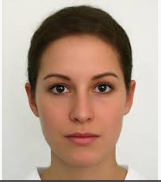
#> input picture data/face.PNG, 161 x 182 px, found by its file name
$ python eye_mouth_nose.py
#> lines starting #> are read from the running program, lines starting #| are printed output that depends on the picture; after the words box and inside, x2 and y2 are one past the last pixel; in counts of white or black regions, pixels touching at a corner belong together
import cv2
import numpy as np
import pafy

nose_cascade = cv2.CascadeClassifier('cascade_files/haarcascade_mcs_nose.xml')
face_cascade = cv2.CascadeClassifier('cascade_files/haarcascade_frontalface_alt.xml')
eye_cascade = cv2.CascadeClassifier('cascade_files/haarcascade_eye.xml')
mouth_cascade = cv2.CascadeClassifier('cascade_files/haarcascade_mcs_mouth.xml')

if mouth_cascade.empty():
	raise IOError('Unable to load the mouth cascade classifier xml file')
if face_cascade.empty():
	raise IOError('Unable to load the face cascade classifier xml file')
if eye_cascade.empty():
	raise IOError('Unable to load the eye cascade classifier xml file')
if nose_cascade.empty():
	raise IOError('Unable to load the nose cascade classifier xml file')

ds_factor = 1.5
src1 = cv2.imread('./data/face.png')
#> src1 is the input picture: shape (182, 161, 3); mean B, G, R 142.7, 158.2, 181.8
cv2.imshow('Face Detector', src1)
frame=src1

#frame = cv2.resize(frame, None, fx=ds_factor, fy=ds_factor, interpolation=cv2.INTER_AREA)
gray = cv2.cvtColor(frame, cv2.COLOR_BGR2GRAY)
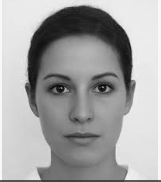
#> gray: shape (182, 161); min 6, max 248, mean 163.5
faces = face_cascade.detectMultiScale(gray, 1.3, 5)
#> faces = [[29, 48, 107, 107]]
nose_rects = nose_cascade.detectMultiScale(gray, 1.3, 5)
#> nose_rects = [[63, 102, 36, 30]]
mouth_rects = mouth_cascade.detectMultiScale(gray, 1.7, 11)
#> mouth_rects = [[49, 120, 72, 43]]
face_rects = face_cascade.detectMultiScale(gray, 1.3, 5)
#> face_rects = [[29, 48, 107, 107]]
#여러개의 정보가 들어갈 수 있음,
for (x,y,w,h) in face_rects:
    #cv2.rectangle(frame, (x,y), (x+w,y+int(h*0.7)), (255,255,0), 3)
    cv2.rectangle(frame,(x,int(y-h*0.2)),(x+w,int(y+h*1.1)),(255,0,0),3)
    #print(x,int(y-h*0.2),x+w,int(y+h*1.1))
    #face=frame[x:int(x+w*0.6),int(y-h*0.2):int(y+h*2)]
    face=frame[29:136,26:165]
    #cv2.imwrite('./face/face.png',face)
    #cv2.imshow('face',face)
    roi_gray = gray[y:y+h, x:x+w]
    roi_color = frame[y:y+h, x:x+w]
    eyes = eye_cascade.detectMultiScale(roi_gray)
#> this loop made 1 pass
#> (x, y, w, h, eyes) on pass 1: (29, 48, 107, 107, [[13, 24, 32, 32], [58, 24, 31, 31]])
#> pass 1, `face=frame[29:136,26:165]`:
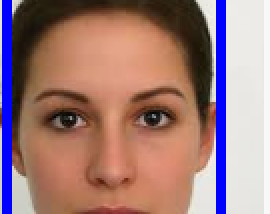
#> face: shape (107, 135, 3) (shown 2 times larger); mean B, G, R 123.3, 122.9, 158.4
#> pass 1, `roi_gray = gray[y:y+h, x:x+w]`:
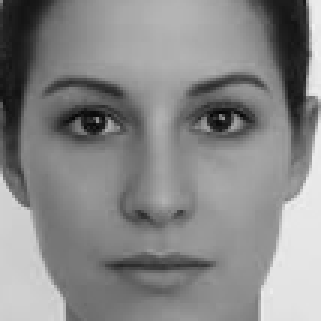
#> roi_gray: shape (107, 107) (shown 3 times larger); min 6, max 242, mean 135.3
#> after the loop:
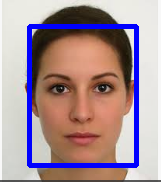
#> frame: shape (182, 161, 3); 8.35% of pixels changed, all inside (x1, y1, x2, y2) = (27, 24, 139, 168)

for (x_eye,y_eye,w_eye,h_eye) in eyes:
    center = (int(x_eye + 0.5*w_eye), int(y_eye + 0.5*h_eye))
    radius = int(0.3 * (w_eye + h_eye))
    color = (160, 255, 160)
    thickness = 3
    cv2.circle(roi_color, center, radius, color, thickness)
#> this loop made 2 passes
#> (x_eye, y_eye, w_eye, h_eye, center, radius, color, thickness) on passes 1 to 2: (13, 24, 32, 32, (29, 40), 19, (160, 255, 160), 3), (58, 24, 31, 31, (73, 39), 18, (160, 255, 160), 3)
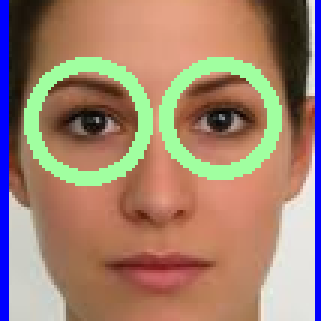
#> roi_color: shape (107, 107, 3) (shown 3 times larger); mean B, G, R 112, 129.4, 160.1

for (x,y,w,h) in mouth_rects:
    y = int(y - 0.15*h)
    cv2.rectangle(frame, (x,int(y+h*0.3)), (int(x+w*1.4),int(y+h*0.7)), (0,255,0), 3)
    lip=frame[x:int(x+w*1.4),int(y+h*0.3):int(y+h*0.7)]
#> this loop made 1 pass
#> (x, y, w, h) on pass 1: (49, 113, 72, 43)
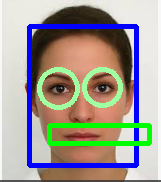
#> frame: shape (182, 161, 3); 7.94% of pixels changed, all inside (x1, y1, x2, y2) = (37, 67, 152, 146)
    #cv2.imwrite('./face/lip.png',lip)
    #cv2.imshow('lip',lip)
    #break

for (x,y,w,h) in nose_rects:
    cv2.rectangle(frame, (int(x+w*0.2),int(y-0.7*h)), (x+w,y+h), (0,220,220),3)
#> this loop made 1 pass
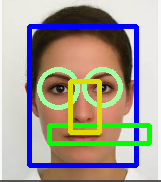
#> frame: shape (182, 161, 3); 2.69% of pixels changed, all inside (x1, y1, x2, y2) = (68, 79, 102, 135)
    # [4 lines of commented-out code are left out]


cv2.imshow('Face Detector Rect', frame)
c = cv2.waitKey()
#> (key Esc is pressed here)
cv2.destroyAllWindows()
